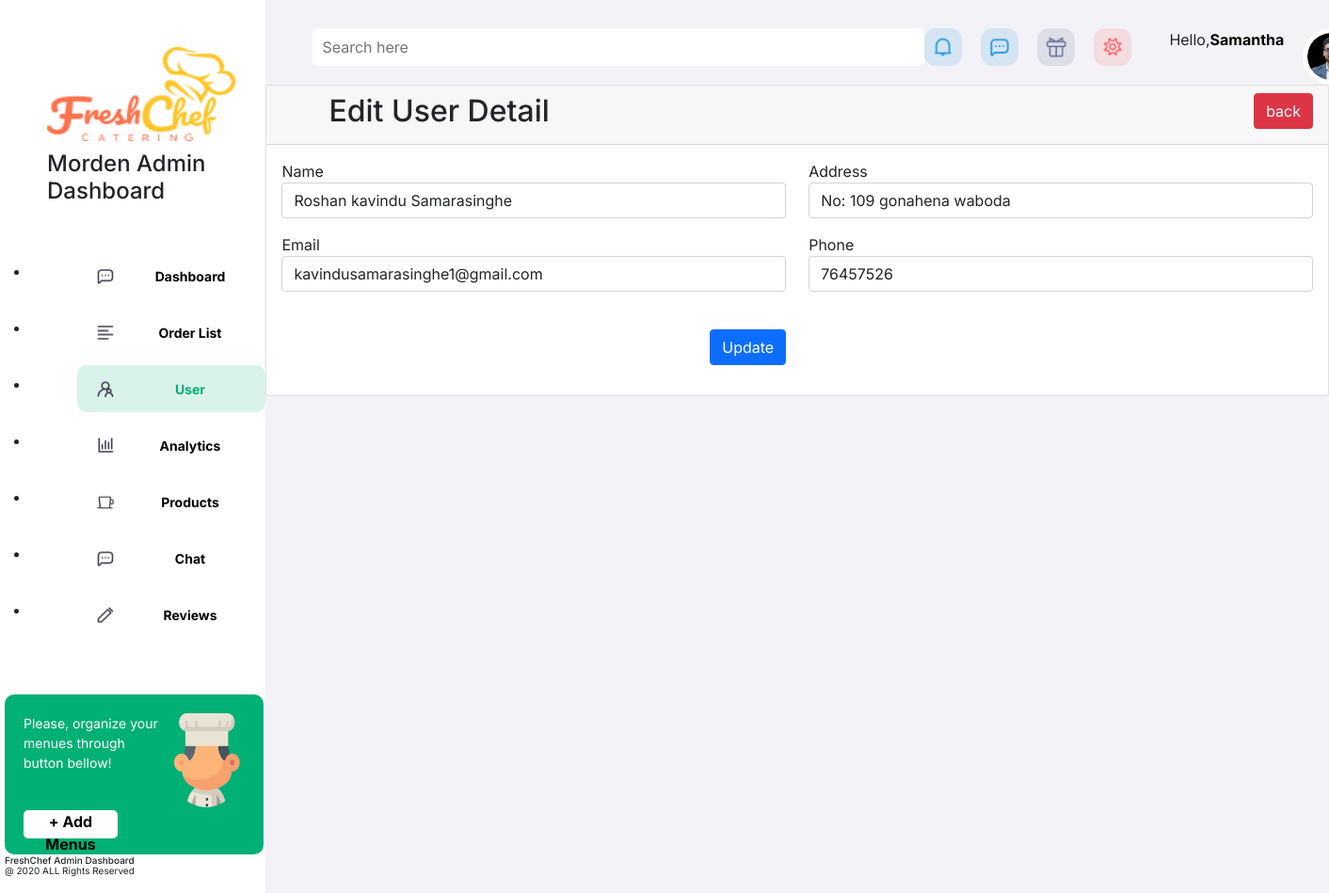
The page /User_edit.php?id=6 on the database its author committed.
### tables this page shows
CREATE TABLE `r_user` (
  `C_id` int(5) NOT NULL,
  `c_rec_id` varchar(50) NOT NULL,
  `C_name` varchar(200) DEFAULT NULL,
  `C_address` varchar(200) DEFAULT NULL,
  `C_email` varchar(100) DEFAULT NULL,
  `C_P_number` int(10) DEFAULT NULL,
  `C_Password` text NOT NULL,
  `Cus_add_date` date DEFAULT NULL
);

### funtion.php (called while the page is built, shortened)
<?php
require 'connection.php';
function validate($inputData){
    global $conn;
    $validatedData = mysqli_real_escape_string($conn, $inputData);
    return trim($validatedData);
}
function checkParamId($paramType){
    if(isset($_GET[$paramType])){
        if($_GET[$paramType] != null){
            return $_GET[$paramType];
        }else{
            return 'No ID Found';
        }
    }else{
        return 'No ID is Given';
    }
}
function getById($tableName,$id)
{
    global $conn;
    $table = validate($tableName);
    $id = validate($id);
    $query = "SELECT * FROM $table WHERE C_id='$id' LIMIT 1 ";
    $result = mysqli_query($conn, $query);
    if($result)
    {
        if(mysqli_num_rows($result) == 1)
        {
            $row = mysqli_fetch_array($result, MYSQLI_ASSOC);
            $response = [
                'status' => 200,
                'message' => 'successful!',
                'data' => $row
            ];
            return $response;
        }
        else
        {
            $response = [
                'status' => 404,
                'message' => 'No record Found!'
            ];
            return $response;
        }
    }
    else
    {
        $response = [
            'status' => 500,
            'message' => 'Something Went Wrong'
        ];
        return $response;
    }
}
?>

### User_edit.php (the view, shortened to what this page needs)
<?php
    include 'connection.php';
    include 'funtion.php';
    ?>
<!DOCTYPE html>
<html lang="en">
<head>
    <link href="https://cdn.jsdelivr.net/npm/bootstrap@5.0.2/dist/css/bootstrap.min.css" rel="stylesheet">
</head>
<body>
    <div class="product_page_container">
        <div class="product_tab_container">
            <a href="landing.html"><img src="homeIMG/Logo.png" alt="Logo" class="logo"></a>
                <h4>Morden Admin Dashboard</h4>
                    <div class="admin_tabs">
                                <ul>
                                <li>
                                        <a href="Admin_dashboard.php">
                                            <button >
                                                <div class="div-tab">
                                                    <div class="div-tabIMG"><img src="A_IMG/chat.png" alt=""></div>
                                                    <div class="div-tabText">Dashboard</div>
                                                </div>
                                            </button>
                                        </a>
                                    </li>
                                    <li>
                                        <a href="Admin_order.php">
                                            <button >
                                                <div class="div-tab">
                                                    <div class="div-tabIMG"><img src="A_IMG/orderlist.png" alt=""></div>
                                                    <div class="div-tabText">Order List</div>
                                                </div>
                                            </button>
                                        </a>
                                    </li>
                                    <li>
                                        <a href="Admin_user.php">
                                            <button class="active-btn">
                                                <div class="div-tab">
                                                    <div class="div-tabIMG"><img src="A_IMG/custormer_L.png" alt=""></div>
                                                    <div class="div-tabText">User</div>
                                                </div>
                                            </button>
                                        </a>
                                    </li>
                                    <li>
                                        <a href="Admin_Analytics.php">
                                            <button>
                                                <div class="div-tab">
                                                    <div class="div-tabIMG"><img src="A_IMG/analitics.png" alt=""></div>
                                                    <div class="div-tabText">Analytics</div>
                                                </div>
                                            </button>
                                        </a>
                                    </li>
                                    <li>
                                        <a href="product.php">
                                            <button>
                                                <div class="div-tab">
                                                    <div class="div-tabIMG"><img src="A_IMG/foods.png" alt=""></div>
                                                    <div class="div-tabText">Products</div>
                                                </div>
                                            </button>
                                        </a>
                                    </li>
                                    <li>
                                        <a href="Admin_Chat.php">
                                            <button >
                                                <div class="div-tab">
                                                    <div class="div-tabIMG"><img src="A_IMG/chat.png" alt=""></div>
                                                    <div class="div-tabText">Chat</div>
                                                </div>
                                            </button>
                                        </a>
                                    </li>
                                    <li>
                                        <a href="reviews.php">
                                            <button >
                                                <div class="div-tab">
                                                    <div class="div-tabIMG"><img src="A_IMG/reviews.png" alt=""></div>
                                                    <div class="div-tabText">Reviews</div>
                                                </div>
                                            </button>
                                        </a>
                                    </li>
                                </ul>
                    </div>
                    <div class="Green-div">
                        <div class="green-div-content">
                            <p>Please, organize your menues through button bellow!</p>
                            <a href="product.php"><button>+ Add Menus</button></a>
                        </div>
                        <div class="green-div-img">
                            <img src="A_IMG/cooke.png" alt="">
                        </div>
                    </div>
                    <div class="div-copyright">
                        <h5>FreshChef Admin Dashboard</h5>
                        <p>@ 2020 ALL Rights Reserved</p>
                    </div>
        </div>
        <div class="product_content_container">
        <div class="search-tabs-container">
                <div class="search-bar">
                    <form action="/action_page.php">
                        <input type="text" placeholder="Search here" name="search">
                        <button type="submit"><i class="fa fa-search"></i></button>
                    </form>
                </div>
                <div class="search-tabs-icons">
                    <div class="icon-noti-value">
                        <img src="A_IMG/noti.png" alt="">
                    </div>
                    <div class="icon-noti-value">
                        <img src="A_IMG/mesg.png" alt="">
                    </div>
                    <div class="icon-noti-value">
                        <img src="A_IMG/gift.png" alt="">
                    </div>
                    <div class="icon-noti-value">
                        <img src="A_IMG/seti.png" alt="">
                    </div>
                </div>
                <div class="user-indicator">
                    <p>Hello,<span>Samantha</span></p>
                    <div class="image-div">
                        <img src="A_IMG/user1.png" alt="">
                    </div>
                </div>
        </div>
        <div class="edit_user_detail">
                <div class="row">
                    <div class="col-md-12">
                        <div class="card">
                            <div class="card-header">
                                <h2>Edit User Detail
                                <a href="Admin_user.php" class="btn btn-danger float-end">back</a>
                                </h2>
                            </div>
                            <div class="card-body">
                                <form action="code.php" method="POST">
                                <?php
                                    $user = getById('r_user',checkParamId('id'));
                                    if($user['status'] == 200)
                                    {
                                        ?>
                                    <div class="row">
                                        <div class="col-md-6">
                                            <div class="mb-3">
                                                <label for="">Name</label>
                                                <input type="text" name="name" value="<?= $user['data']['C_name'];?>" required class="form-control">
                                            </div>
                                        </div>
                                        <div class="col-md-6">
                                            <div class="mb-3">
                                                <label for="">Address</label>
                                                <input type="text" name="Address" value="<?= $user['data']['C_address'];?>" required class="form-control">
                                            </div>
                                        </div>
                                        <div class="col-md-6">
                                            <div class="mb-3">
                                                <label for="">Email</label>
                                                <input type="text" name="Email" value="<?= $user['data']['C_email'];?>" required class="form-control">
                                            </div>
                                        </div>
                                        <div class="col-md-6">
                                            <div class="mb-3">
                                                <label for="">Phone</label>
                                                <input type="text" name="Phone" value="<?= $user['data']['C_P_number'];?>" required class="form-control">
                                            </div>
                                        </div>
                                        <div class="col-md-6">
                                            <div class="mb-3 text-end">
                                                <br/>
                                                <button type="submit" name="UpdateUser" class="btn btn-primary">Update</button>
                                            </div>
                                        </div>
                                    </div>
                                        <?php
                                    }
                                    else
                                    {
                                       echo '<h5>'.$user['message'].'</h5>';
                                    }
                                ?>
                                </form>
                            </div>
                        </div>
                    </div>
                </div>
                </div>

### rows shown on the page
r_user: name "Roshan kavindu Samarasinghe", Address "No: 109 gonahena waboda", Email "kavindusamarasinghe1@gmail.com", Phone "76457526"
